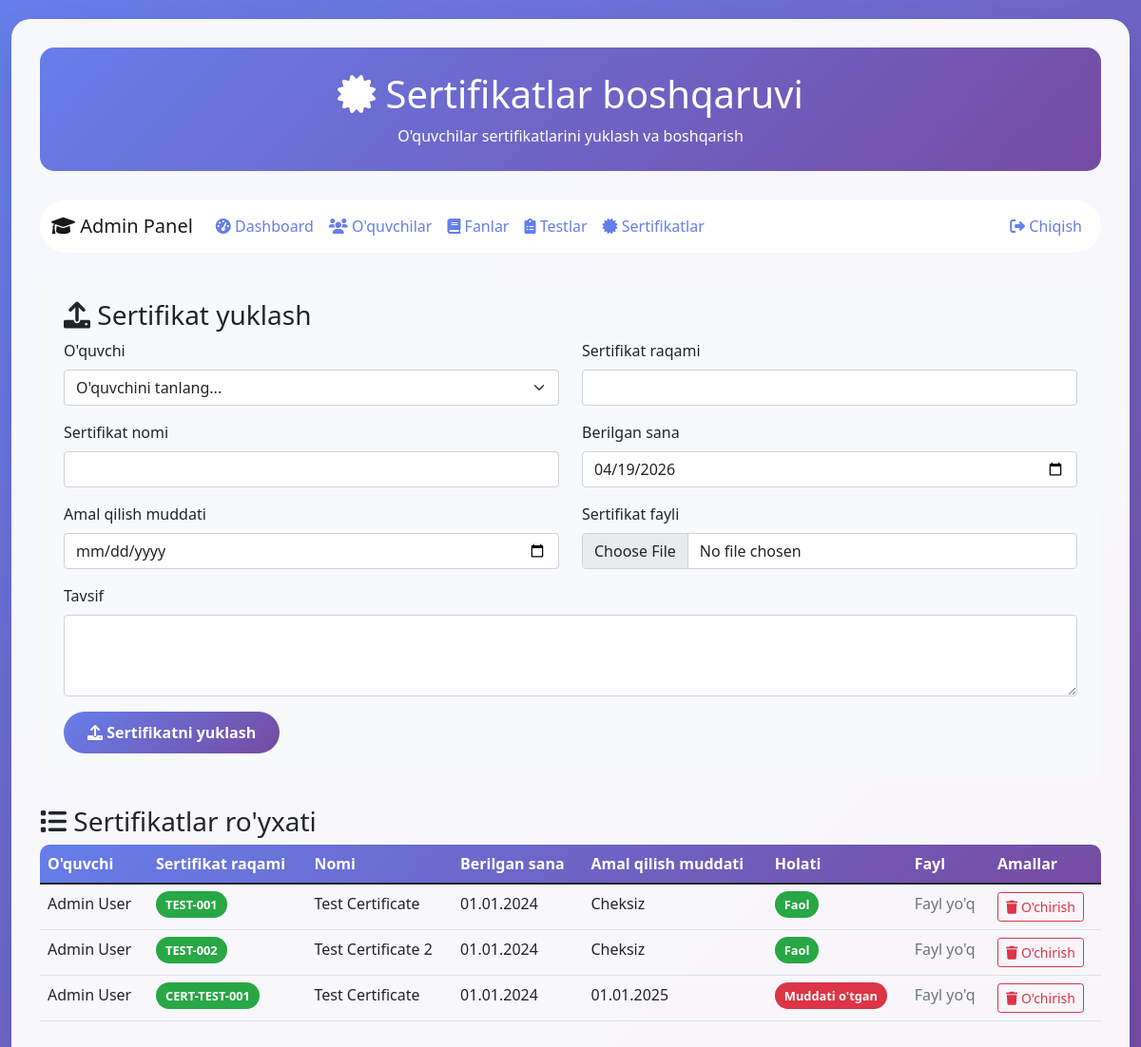
Before: /admin/certificates (signed in) with the older database file.
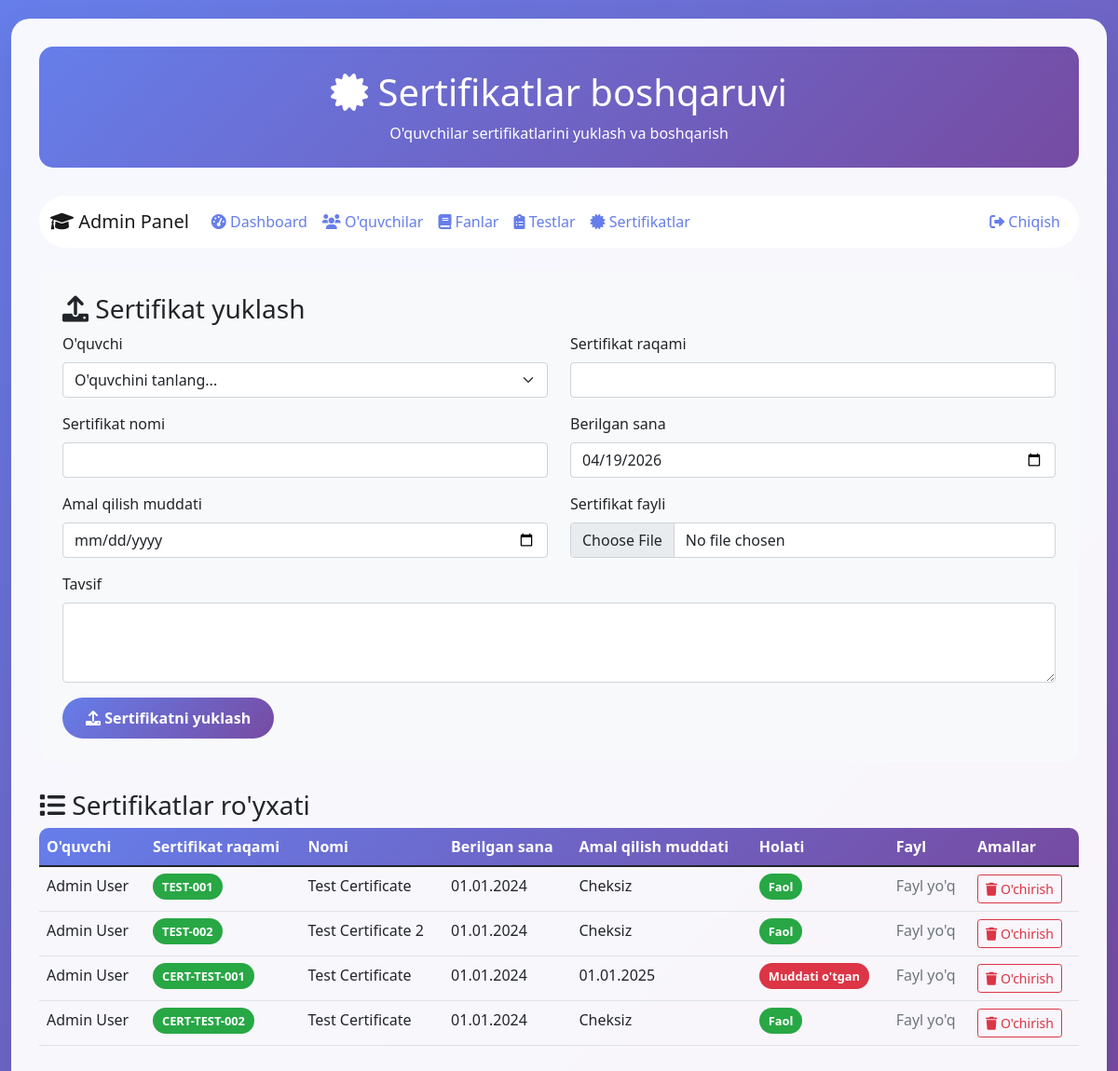
After: the same page with the newer database file.
### app.py (models this page shows)
class Certificate(db.Model):
    __tablename__ = 'certificate'
    id = db.Column(db.Integer, primary_key=True)
    user_id = db.Column(db.Integer, db.ForeignKey('user.id'), nullable=False)
    certificate_number = db.Column(db.String(50), unique=True, nullable=False)
    title = db.Column(db.String(200), nullable=False)
    description = db.Column(db.Text)
    issue_date = db.Column(db.DateTime, nullable=False)
    expiry_date = db.Column(db.DateTime)
    file_path = db.Column(db.String(500))
    is_active = db.Column(db.Boolean, default=True)
    created_at = db.Column(db.DateTime, nullable=False)
    user = db.relationship('User', backref=db.backref('certificates', lazy=True, cascade='all, delete-orphan'))

class User(db.Model):
    __tablename__ = 'user'
    id = db.Column(db.Integer, primary_key=True)
    username = db.Column(db.String(80), unique=True, nullable=False, index=True)
    password_hash = db.Column(db.String(255), nullable=False)
    first_name = db.Column(db.String(50), nullable=False)
    last_name = db.Column(db.String(50), nullable=False)
    is_admin = db.Column(db.Boolean, default=False)
    is_group_leader = db.Column(db.Boolean, default=False)
    needs_password_change = db.Column(db.Boolean, default=False)
    group_id = db.Column(db.Integer, db.ForeignKey('group.id'), nullable=True)
    group = db.relationship('Group', backref=db.backref('students', lazy=True, cascade='all, delete-orphan'), foreign_keys=[group_id])
    test_registrations = db.relationship('TestRegistration', backref='student', lazy=True, cascade='all, delete-orphan')
    test_results = db.relationship('TestResult', backref='student', lazy=True, cascade='all, delete-orphan')
    difficult_topics = db.relationship('DifficultTopic', backref='student', lazy=True, cascade='all, delete-orphan')

### app.py (the view)
@app.route('/admin/certificates')
def admin_certificates():
    if not session.get('logged_in', False) or not session.get('is_admin', False):
        return redirect(url_for('login'))
    certificates = Certificate.query.all()
    students = User.query.filter_by(is_admin=False, is_group_leader=False).all()
    return render_template('admin_certificates.html', certificates=certificates, students=students)

### app.py (called while the page is built, shortened)
@app.context_processor
def inject_user():
    class CurrentUser:
        def __init__(self):
            self.is_authenticated = session.get('logged_in', False)
            self.is_admin = session.get('is_admin', False)
            self.is_group_leader = session.get('is_group_leader', False)
            self.username = session.get('username', '')
            self.id = session.get('user_id', None)
    return dict(current_user=CurrentUser(), datetime=datetime)

### templates/admin_certificates.html (shortened to what the changed rows need)
<!DOCTYPE html>
<html lang="uz">
<head>
    <link href="https://cdn.jsdelivr.net/npm/bootstrap@5.1.3/dist/css/bootstrap.min.css" rel="stylesheet">
    <link href="https://cdnjs.cloudflare.com/ajax/libs/font-awesome/6.0.0/css/all.min.css" rel="stylesheet">
</head>
<body>
    <div class="container-fluid">
        <div class="main-container">
            <div class="header-section">
                <h1><i class="fas fa-certificate"></i> Sertifikatlar boshqaruvi</h1>
            </div>
            <div class="certificate-list">
                {% if certificates %}
                    <div class="table-responsive">
                        <table class="table table-hover">
                            <thead>
                                <tr>
                                    <th>O'quvchi</th>
                                    <th>Sertifikat raqami</th>
                                    <th>Nomi</th>
                                    <th>Berilgan sana</th>
                                    <th>Amal qilish muddati</th>
                                    <th>Holati</th>
                                    <th>Fayl</th>
                                    <th>Amallar</th>
                                </tr>
                            </thead>
                            <tbody>
                                {% for cert in certificates %}
                                    <tr>
                                        <td>{{ cert.user.first_name }} {{ cert.user.last_name }}</td>
                                        <td><span class="certificate-number">{{ cert.certificate_number }}</span></td>
                                        <td>{{ cert.title }}</td>
                                        <td>{{ cert.issue_date.strftime('%d.%m.%Y') }}</td>
                                        <td>
                                            {% if cert.expiry_date %}
                                                {{ cert.expiry_date.strftime('%d.%m.%Y') }}
                                            {% else %}
                                                Cheksiz
                                            {% endif %}
                                        </td>
                                        <td>
                                            {% set now = datetime.now() %}
                                            {% if cert.expiry_date and cert.expiry_date < now %}
                                                <span class="status-badge status-expired">Muddati o'tgan</span>
                                            {% else %}
                                                <span class="status-badge status-active">Faol</span>
                                            {% endif %}
                                        </td>
                                        <td>
                                            {% if cert.file_path %}
                                                <a href="{{ url_for('static', filename=cert.file_path) }}" target="_blank" class="btn btn-sm btn-outline-primary">
                                                    <i class="fas fa-eye"></i> Ko'rish
                                                </a>
                                            {% else %}
                                                <span class="text-muted">Fayl yo'q</span>
                                            {% endif %}
                                        </td>
                                        <td>
                                            <form method="POST" action="{{ url_for('admin_delete_certificate', certificate_id=cert.id) }}" onsubmit="return confirm('Sertifikatni o\'chirishga ishonchingiz komilmi?')">
                                                <button type="submit" class="btn btn-sm btn-outline-danger">
                                                    <i class="fas fa-trash"></i> O'chirish
                                                </button>
                                            </form>
                                        </td>
                                    </tr>
                                {% endfor %}
                            </tbody>
                        </table>
                    </div>
                {% else %}
                    <div class="text-center py-5">
                        <i class="fas fa-certificate fa-3x text-muted mb-3"></i>
                        <h4 class="text-muted">Sertifikatlar hozircha yo'q</h4>
                        <p class="text-muted">Birinchi sertifikatni yuklash uchun yuqoridagi formadan foydalaning</p>
                    </div>
                {% endif %}
            </div>
        </div>
    </div>
</body>
</html>

Changed rows visible on the page:
added Certificate: user.first_name "Admin", user.last_name "User", certificate_number "CERT-TEST-002", title "Test Certificate", issue_date "01.01.2024", shows "Cheksiz", shows "Faol", shows "Fayl yo'q"
